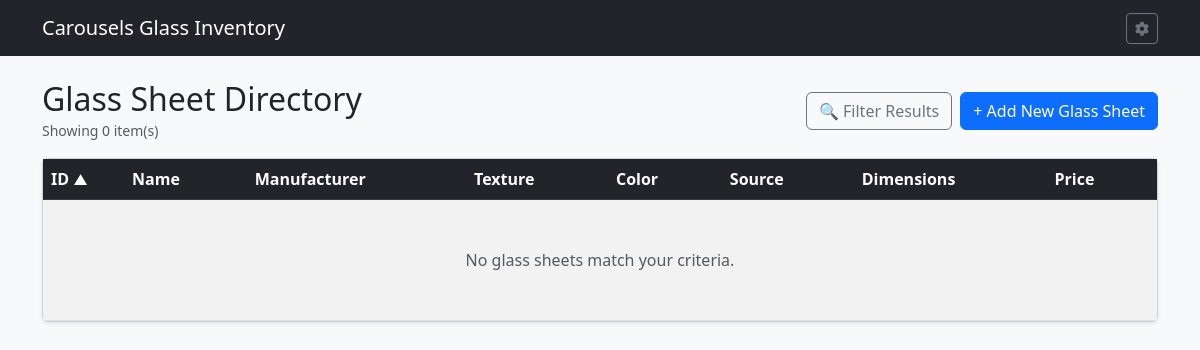
Before: /glass with the older database file.
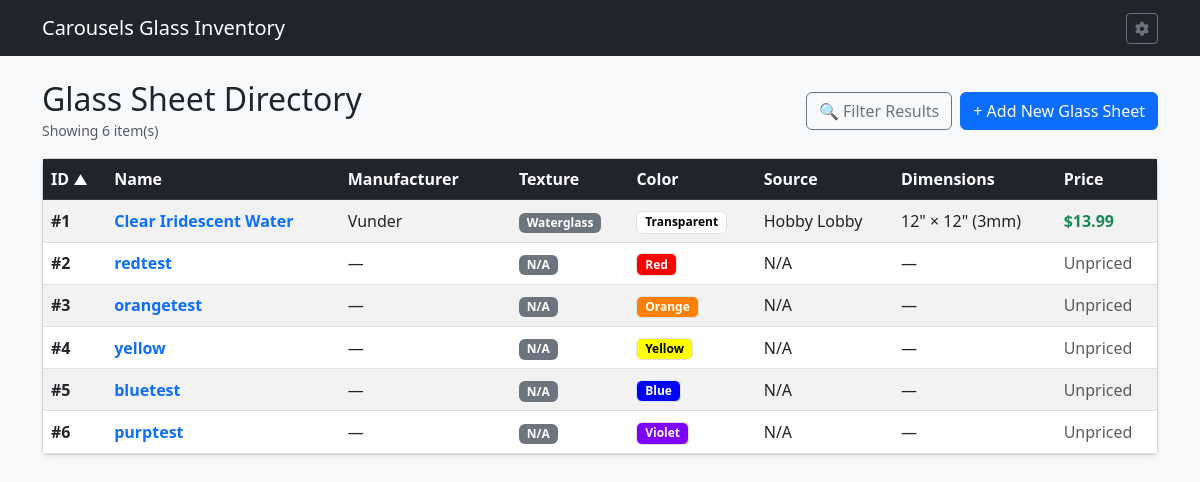
After: the same page with the newer database file.
### tables this page shows
CREATE TABLE GSI (

    GLASSID INTEGER PRIMARY KEY AUTOINCREMENT,	--Glass Id number
    GLSNAME TEXT,				--Glass Name
    GLSMANF TEXT,				--Glass Manufacturer
    GLSLEN NUMERIC,				--Glass Length
    GLSWID NUMERIC,				--Glass Width
    GLSTHK NUMERIC,				--Glass Thickness
    GLSTEX TEXT,				--Glass Texture
    GLSIRI INTEGER,				--Iridescent Bool
    GLSOPAL INTEGER,				--Opalescent Bool
    GLSOURCE TEXT,				--Glass Source
    GLLINK TEXT,				--URL to Glass
    GLSIMG TEXT,				--Image of Glass
    GLSNOTE TEXT,				--Notes about Glass
    COLOR TEXT,					--Glass color
    GTRNSN TEXT,				--Glass Transparency
    ISACTIVE INTEGER,				--Is Active Bool

    FOREIGN KEY (GLSTEX) REFERENCES GTL(GLSTEX) ON DELETE SET NULL ON UPDATE CASCADE,
    FOREIGN KEY (COLOR) REFERENCES COLOR(COLOR) ON DELETE SET NULL ON UPDATE CASCADE,
    FOREIGN KEY (GLSOURCE) REFERENCES GSL(GLSOURCE) ON DELETE SET NULL ON UPDATE CASCADE,
    FOREIGN KEY (GTRNSN) REFERENCES GTRNS(GTRNSN) ON DELETE SET NULL ON UPDATE CASCADE

);

### app.py (the view)
@app.route('/glass')
def list_glass():
    db = get_db()
    sort_by = request.args.get('sort_by', 'GLASSID')
    order = request.args.get('order', 'asc').lower()
    if order not in ['asc', 'desc']:
        order = 'asc'
    q = request.args.get('q', '').strip()
    manf = request.args.get('manf', '').strip()
    tex = request.args.get('tex', '').strip()
    color = request.args.get('color', '').strip()
    source = request.args.get('source', '').strip()
    min_price = request.args.get('min_price', '').strip()
    max_price = request.args.get('max_price', '').strip()
    is_active = request.args.get('is_active', '1').strip()
    item_id = request.args.get('item_id', '').strip()
    item_name = request.args.get('item_name', '').strip()
    active_only = request.args.get('active_only', '')  # '1' if active items only
    allowed_sorts = {
        'GLASSID': 'g.GLASSID',
        'GLSNAME': 'g.GLSNAME',
        'GLSMANF': 'g.GLSMANF',
        'GLSTEX': 'g.GLSTEX',
        'COLOR': 'g.COLOR',
        'GLSOURCE': 'g.GLSOURCE',
        'GLSLEN': 'g.GLSLEN',
        'GLSPRICE': 'p.GLSPRICE'
    }
    sort_column = allowed_sorts.get(sort_by, 'g.GLASSID')
    where_clauses = []
    params = []
    if is_active != 'all':
        where_clauses.append("g.ISACTIVE = ?")
        params.append(1 if is_active == '1' else 0)
    if q:
        where_clauses.append("(g.GLSNAME LIKE ? OR g.GLSMANF LIKE ? OR g.GLSNOTE LIKE ?)")
        params.extend([f"%{q}%", f"%{q}%", f"%{q}%"])
    if manf:
        where_clauses.append("g.GLSMANF = ?")
        params.append(manf)
    if tex:
        where_clauses.append("g.GLSTEX = ?")
        params.append(tex)
    if color:
        where_clauses.append("g.COLOR = ?")
        params.append(color)
    if source:
        where_clauses.append("g.GLSOURCE = ?")
        params.append(source)
    if min_price:
        where_clauses.append("p.GLSPRICE >= ?")
        params.append(min_price)
    if max_price:
        where_clauses.append("p.GLSPRICE <= ?")
        params.append(max_price)
    join_igc = ""
    if item_id:
        join_igc = "INNER JOIN IGC c ON g.GLASSID = c.GLASSID"
        where_clauses.append("c.ITEMID = ?")
        params.append(item_id)
    where_sql = f"WHERE {' AND '.join(where_clauses)}" if where_clauses else ""
    query = f"""
        SELECT DISTINCT g.*, p.GLSPRICE, c.CHEX
        FROM GSI g
        LEFT JOIN GPC p ON g.GLASSID = p.GLASSID
        LEFT JOIN COLOR c ON g.COLOR = c.COLOR
        {join_igc}
        {where_sql}
        ORDER BY {sort_column} {order.upper()}
    """
    glasses = db.execute(query, params).fetchall()
    textures = db.execute(
        "SELECT DISTINCT GLSTEX FROM GSI WHERE ISACTIVE = 1 AND GLSTEX IS NOT NULL AND GLSTEX != '' ORDER BY GLSTEX"
    ).fetchall()
    colors = db.execute(
        "SELECT * FROM COLOR ORDER BY COLOR"
    ).fetchall()
    sources = db.execute(
        "SELECT DISTINCT GLSOURCE FROM GSI WHERE ISACTIVE = 1 AND GLSOURCE IS NOT NULL AND GLSOURCE != '' ORDER BY GLSOURCE"
    ).fetchall()
    manufacturers = db.execute(
        "SELECT DISTINCT GLSMANF FROM GSI WHERE ISACTIVE = 1 AND GLSMANF IS NOT NULL AND GLSMANF != '' ORDER BY GLSMANF"
    ).fetchall()
    item_where = "WHERE i.ISACTIVE = 1" if active_only == '1' else ""
    items_query = f"""
        SELECT
            i.ITEMID,
            i.ITMNAME,
            i.ISACTIVE,
            i.CURRENT,
            g.ITMGRP,
            COALESCE(NULLIF(g.ITMGRP, ''), i.ITMNAME) AS group_or_name
        FROM ITM i
        LEFT JOIN IGP g ON i.ITMGRP = g.ITMGRP
        {item_where}
        ORDER BY group_or_name ASC, i.ITMNAME ASC
    """
    items = db.execute(items_query).fetchall()
    item_name = ""
    if item_id:
        for item in items:
            if str(item['ITEMID']) == str(item_id):
                item_name = item['ITMNAME']
                break
    return render_template(
        'glass_list.html',
        glasses=glasses,
        textures=textures,
        colors=colors,
        sources=sources,
        manufacturers=manufacturers,
        items=items,
        current_sort=sort_by,
        current_order=order,
        filters={
            'q': q,
            'manf': manf,
            'tex': tex,
            'color': color,
            'source': source,
            'min_price': min_price,
            'max_price': max_price,
            'is_active': is_active,
            'item_id': item_id,
            'item_name': item_name,
            'active_only': active_only
        }
    )

### app.py (called while the page is built)
def get_db():
    conn = sqlite3.connect(DATABASE)
    conn.row_factory = sqlite3.Row
    conn.execute("PRAGMA foreign_keys = ON;")
    return conn

### templates/glass_list.html (shortened to what this page needs)
{% extends 'base.html' %}
{% block content %}
<div class="d-flex justify-content-between align-items-center mb-3">
    <div>
        <h2 class="mb-0">Glass Sheet Directory</h2>
        <small class="text-muted">Showing {{ glasses|length }} item(s)</small>
    </div>
    <div class="d-flex gap-2">
        <button type="button" class="btn btn-outline-secondary d-flex align-items-center gap-1" data-bs-toggle="modal" data-bs-target="#filterModal">
            🔍 Filter Results
        </button>
        <a href="{{ url_for('create_glass') }}" class="btn btn-primary">+ Add New Glass Sheet</a>
    </div>
</div>
{% macro sort_header(col_key, label) %}
    {% set new_order = 'desc' if current_sort == col_key and current_order == 'asc' else 'asc' %}
    <a href="{{ url_for('list_glass', sort_by=col_key, order=new_order, **filters) }}" class="text-white text-decoration-none d-block">
        {{ label }}
        {% if current_sort == col_key %}
            <small>{{ '▲' if current_order == 'asc' else '▼' }}</small>
        {% else %}
            <small class="text-muted" style="opacity: 0.4;">↕</small>
        {% endif %}
    </a>
{% endmacro %}
<div class="card shadow-sm">
    <div class="card-body p-0">
        <table class="table table-striped table-hover mb-0 align-middle">
            <thead class="table-dark">
                <tr>
                    <th>{{ sort_header('GLASSID', 'ID') }}</th>
                    <th>{{ sort_header('GLSNAME', 'Name') }}</th>
                    <th>{{ sort_header('GLSMANF', 'Manufacturer') }}</th>
                    <th>{{ sort_header('GLSTEX', 'Texture') }}</th>
                    <th>{{ sort_header('COLOR', 'Color') }}</th>
                    <th>{{ sort_header('GLSOURCE', 'Source') }}</th>
                    <th>{{ sort_header('GLSLEN', 'Dimensions') }}</th>
                    <th>{{ sort_header('GLSPRICE', 'Price') }}</th>
                </tr>
            </thead>
            <tbody>
                {% for g in glasses %}
                <tr>
                    <td><strong>#{{ g.GLASSID }}</strong></td>
                    <td>
                        <a href="{{ url_for('glass_detail', glass_id=g.GLASSID) }}" class="fw-bold text-decoration-none text-primary">
                            {{ g.GLSNAME }}
                        </a>
                    </td>
                    <td>{{ g.GLSMANF or '—' }}</td>
                    <td><span class="badge bg-secondary">{{ g.GLSTEX or 'N/A' }}</span></td>
                    <td>
                        {% if g.COLOR %}
                            {% if g.CHEX %}
                                <span class="badge border color-badge" style="background-color: #{{ g.CHEX }};">
                                    {{ g.COLOR }}
                                </span>
                            {% else %}
                                <span class="badge bg-secondary">{{ g.COLOR }}</span>
                            {% endif %}
                        {% else %}
                            <span class="badge bg-light text-muted border">N/A</span>
                        {% endif %}
                    </td>
                    <td>{{ g.GLSOURCE or 'N/A' }}</td>
                    <td>
                        {% if g.GLSLEN %}{{ g.GLSLEN }}" × {{ g.GLSWID }}" ({{ g.GLSTHK }}mm){% else %}—{% endif %}
                    </td>
                    <td>
                        {% if g.GLSPRICE %}<strong class="text-success">${{ "%.2f"|format(g.GLSPRICE) }}</strong>{% else %}<span class="text-muted">Unpriced</span>{% endif %}
                    </td>
                </tr>
                {% else %}
                <tr>
                    <td colspan="8" class="text-center py-5 text-muted">
                        No glass sheets match your criteria.
                    </td>
                </tr>
                {% endfor %}
            </tbody>
        </table>
    </div>
</div>
{% endblock %}

Changed rows visible on the page:
added GSI: GLASSID "1", GLSNAME "Clear Iridescent Water", GLSMANF "Vunder", GLSTEX "Waterglass", COLOR "Transparent", GLSOURCE "Hobby Lobby", GLSLEN "12", GLSWID "12", GLSTHK "3", GLSPRICE "13.99"
added GSI: GLASSID "2", GLSNAME "redtest", GLSMANF "—", GLSTEX "N/A", COLOR "Red", GLSOURCE "N/A", shows "Unpriced"
added GSI: GLASSID "3", GLSNAME "orangetest", GLSMANF "—", GLSTEX "N/A", COLOR "Orange", GLSOURCE "N/A", shows "Unpriced"
added GSI: GLASSID "4", GLSNAME "yellow", GLSMANF "—", GLSTEX "N/A", COLOR "Yellow", GLSOURCE "N/A", shows "Unpriced"
added GSI: GLASSID "5", GLSNAME "bluetest", GLSMANF "—", GLSTEX "N/A", COLOR "Blue", GLSOURCE "N/A", shows "Unpriced"
added GSI: GLASSID "6", GLSNAME "purptest", GLSMANF "—", GLSTEX "N/A", COLOR "Violet", GLSOURCE "N/A", shows "Unpriced"
Other visible differences:
{{ glasses|length }}: "0" → "6"
text no longer shown: "No glass sheets match your criteria."
